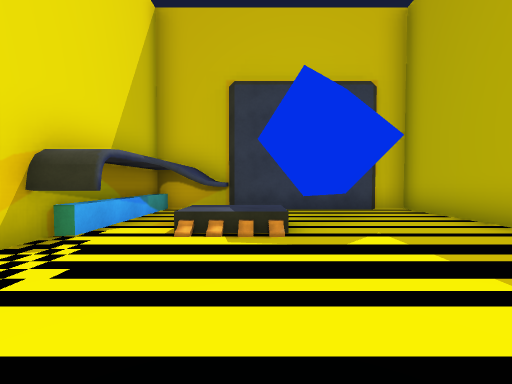
[1] (above)

18 first-person views from a walk through a Unity game level. The camera is 1.3 m above the floor, tilts 2° down and sees 90° across. The floor is counted in squares, 2 m on a side. Each view is taken from the middle of a square. On the plan, view 1 faces up. The plan holds only what a view shows up to about 9 squares ahead; the rest is blank. The place goes on beyond the plan. The player character is not drawn.

[2]
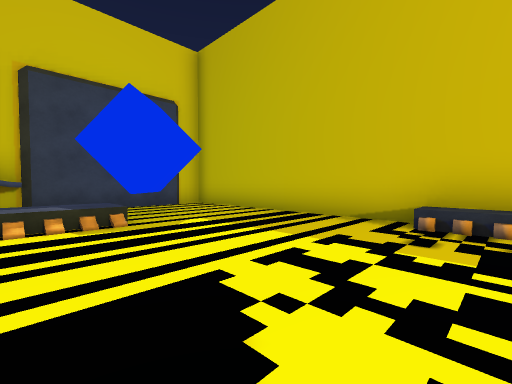

[3]
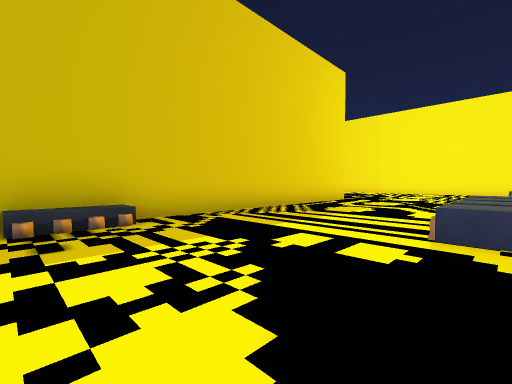

[4]
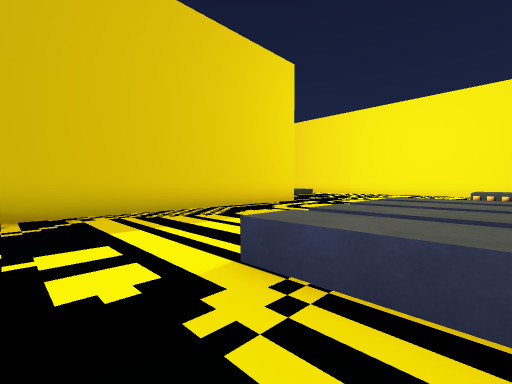

[5]
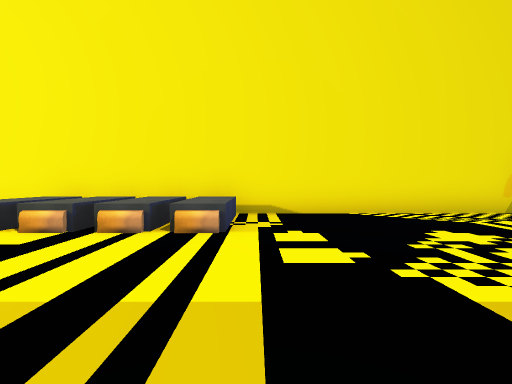

[6]
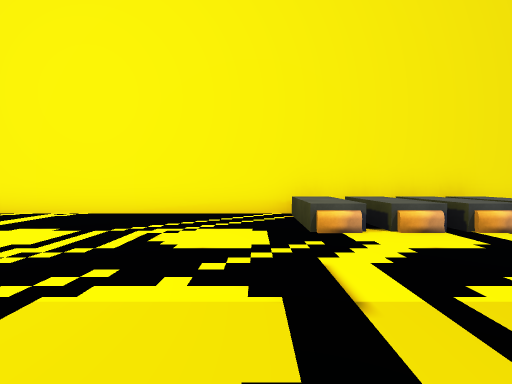

[7]
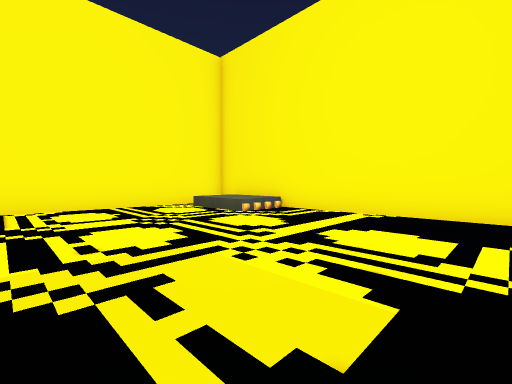

[8]
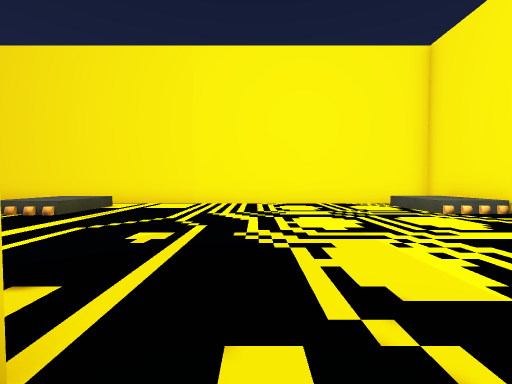

[9]
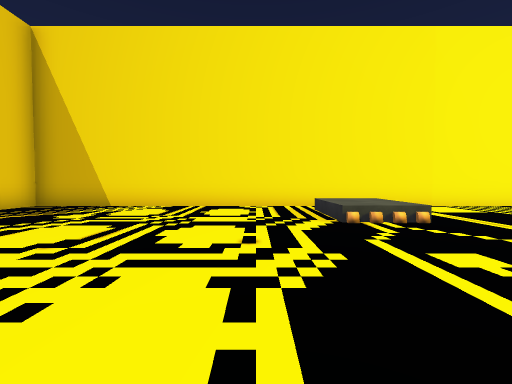

[10]
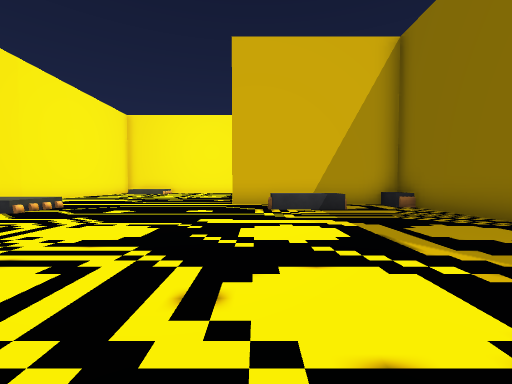

[11]
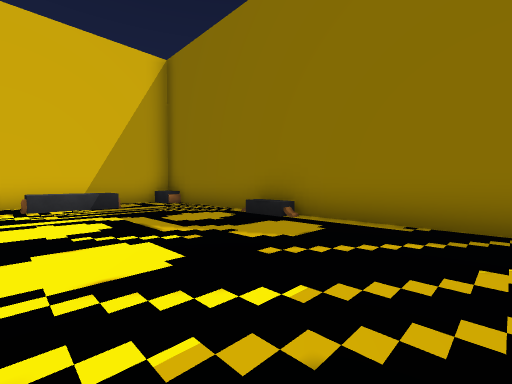

[12]
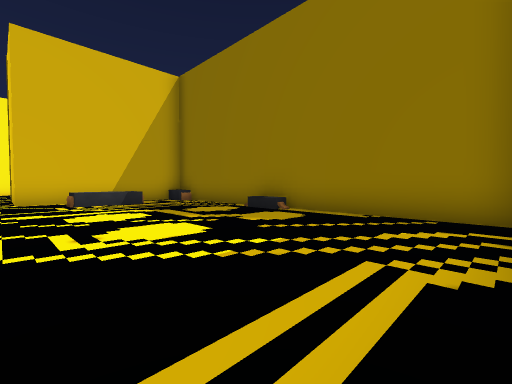

[13]
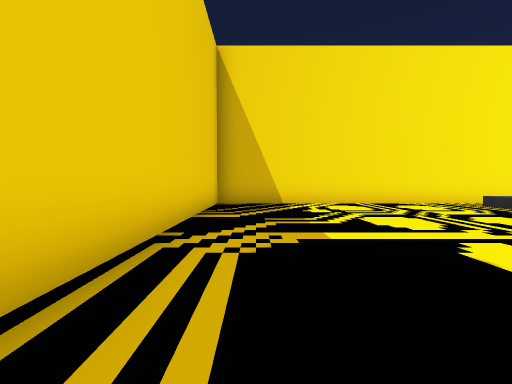

[14]
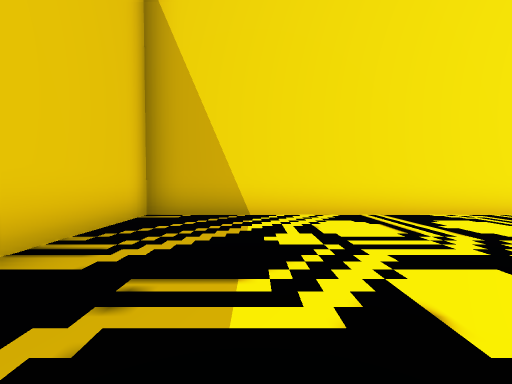

[15]
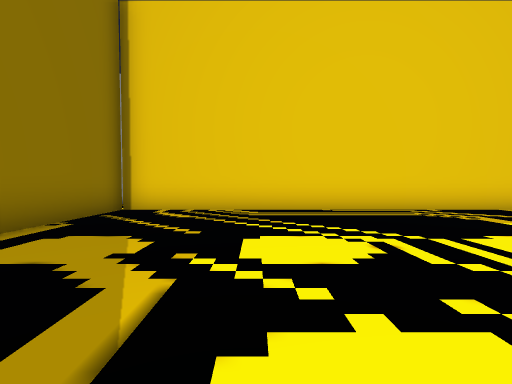

[16]
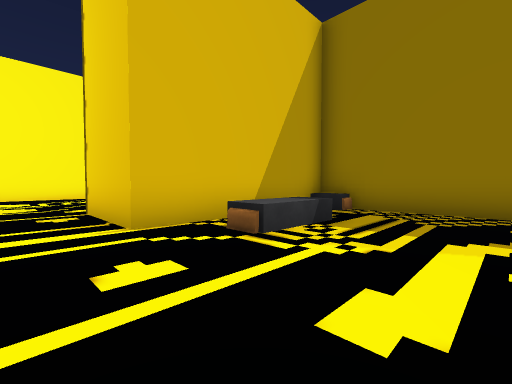

[17]
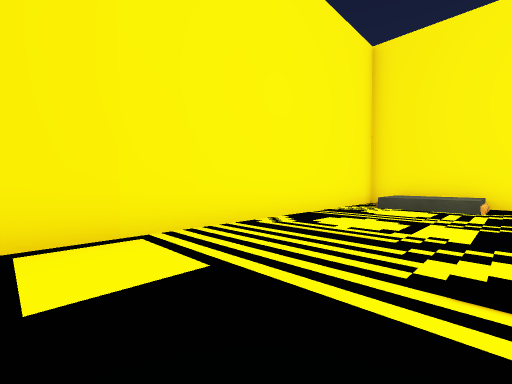

[18]
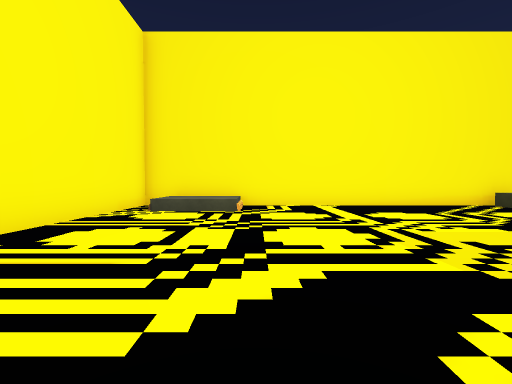

### Floor plan
Key: @ floor where view 1 was taken; # wall or solid block; . main floor; : floor 0.75 m higher than the main floor; / step, stairs or slope; v drop or lower ground; O other object.
Columns run from 3 left of view 1 to 19 right of it. Each row starts with its distance up from view 1.
  7  ##OOOO
  6  ## ...#
  5  ## ##.#
  4 ##OO#..#
  3 ##.....#
  2 #......#
  1 #......#
  0 #..@..O#
 -1 #.....OO
 -2 #. ....#
 -3 #......#             OO
 -4  vvO...#  ####OO#OOO OO
 -5  v O...# O/...//....#
 -6  vvO...# #..........
 -7  v:O...# #O.........#
 -8  ......# #O.........#
 -9  ......###..........
-10   ............... ..#
-11 # ............... ..
-12 #...................
-13 #...................#
-14 O...................#
-15 OOO.......OO........
-16 OOO.......OO........
-17 O...................#
-18  ####################

Where each view was taken, in squares from view 1:
view 1: 0 up, 0 right, facing up
view 2: 1 down, 1 left, facing up-right
view 3: 0 up, 1 left, facing down-right
view 4: 2 down, 2 left, facing down-right
view 5: 3 down, 3 right, facing left
view 6: 8 down, 3 right, facing left
view 7: 10 down, 3 right, facing down-left
view 8: 9 down, 3 right, facing down
view 9: 10 down, 10 right, facing down
view 10: 9 down, 14 right, facing left
view 11: 9 down, 15 right, facing up-left
view 12: 10 down, 16 right, facing up-left
view 13: 9 down, 15 right, facing down
view 14: 12 down, 14 right, facing down
view 15: 8 down, 10 right, facing right
view 16: 11 down, 10 right, facing up-left
view 17: 14 down, 6 right, facing down-left
view 18: 14 down, 5 right, facing left
